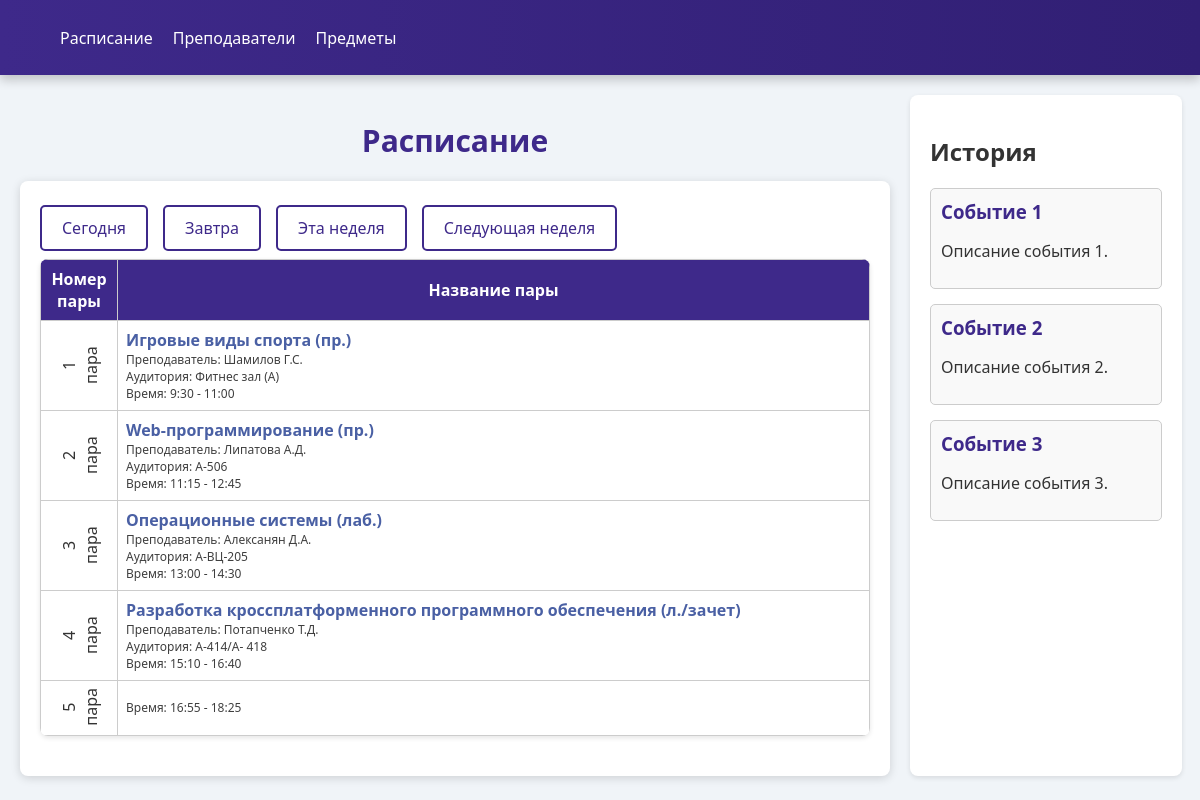
Page /schedule/ on the committed database.
### subjects/models.py (models this page shows)
class Subject(models.Model):
    name = models.CharField(
        max_length=CHAR_FIELD_MAX_LENGTH,
        verbose_name='Название')
    class Meta:
        verbose_name = 'Предмет'
        verbose_name_plural = 'Предметы'
        constraints = [
            models.UniqueConstraint(
                fields=["name"], name="unique_subject_name"
            )
        ]

### schedule/models.py (models this page shows, shortened)
class Schedule(models.Model):
    teacher = models.ForeignKey(Teacher,
        null=True,
        on_delete=models.SET_NULL,
        related_name='schedules'
        )
    type = models.CharField(
        verbose_name="Тип заниятия",
        null=True,
        max_length=CHAR_FIELD_MAX_LENGTH
    )
    group = models.ForeignKey(Group,
        on_delete=models.CASCADE,
        related_name='schedules'
        )
    subject = models.ForeignKey(Subject,
        null=True,
        on_delete=models.SET_NULL,
        related_name='schedules'
        )
    classroom = models.CharField(
        null=True,
        max_length=CHAR_FIELD_MAX_LENGTH,
        verbose_name="Аудитория",
        )
    week_type = models.CharField(
        verbose_name="Вид недели",
        choices=WeekType.choices,
        default=WeekType.UNEVEN,
        max_length=CHAR_FIELD_MAX_LENGTH
    )
    week_day = models.CharField(
        verbose_name="День недели",
        choices=Week.choices,
        default=Week.MONDAY,
        max_length=CHAR_FIELD_MAX_LENGTH
    )
    order = models.CharField(
        verbose_name="Какая пара",
        choices=Order.choices,
        default=Order.FIRST,
        max_length=CHAR_FIELD_MAX_LENGTH
    )
    class Meta:
        verbose_name = 'Расписание'
        verbose_name_plural = 'Расписании'
        constraints = [
            models.UniqueConstraint(
                fields=["group", "order", "week_day", "week_type"],
                name="one_per_group"
            )
        ]

class Teacher(models.Model):
    first_name = models.CharField(
        max_length=CHAR_FIELD_MAX_LENGTH,
        verbose_name='Имя')
    last_name = models.CharField(
        max_length=CHAR_FIELD_MAX_LENGTH,
        verbose_name='Фамилия')
    patronimic = models.CharField(
        max_length=CHAR_FIELD_MAX_LENGTH,
        verbose_name='Отчество')
    bio = models.TextField(
        verbose_name='Текст')
    class Meta:
        verbose_name = 'Преподаватель'
        verbose_name_plural = 'Преподаватели'

### schedule/views.py (the view)
# urls.py: path('schedule/', include('schedule.urls', namespace='schedule')),
def schedule(request):
    template = 'schedule/schedule.html'
    today = datetime.datetime.now()
    lessons = []
    day = 3
    day_schedule = Schedule.objects.filter(group__name='БФИ2202', week_type='even', week_day=day)
    for i in range(1,6):
        try:
            lesson = day_schedule.filter(order=i).first()
            lessons.append({
                'order': i,
                'time': TIME[i-1],
                'teacher': lesson.teacher.last_name,
                'classroom': lesson.classroom,
                'type': lesson.type,
                'subject': lesson.subject.name})
        except:
            lessons.append({
                'order': i,
                'time': TIME[i-1],
                'subject': ''})
    context = {'lessons': lessons}
    return render(request, template, context)

### templates/schedule/schedule.html (shortened to what this page needs)
{% extends "base.html" %}
{% load static %}
{% block css %}
    <link rel="stylesheet" type="text/css" href="{% static 'css/schedule.css' %}">
{% endblock %}
{% block content %}
        <section class="schedule">
            <h2 class="schedule-title">Расписание</h2>
            <div class="schedule-container">
                <nav class="schedule-nav">
                    <ul>
                        <li><a href="#today">Сегодня</a></li>
                        <li><a href="#tomorrow">Завтра</a></li>
                        <li><a href="#">Эта неделя</a></li>
                        <li><a href="#">Следующая неделя</a></li>
                    </ul>
                </nav>
                <table>
                    <thead>
                        <tr>
                            <th class="number-header">Номер пары</th>
                            <th>Название пары</th>
                        </tr>
                    </thead>
                    <tbody>
                        {%for lesson in lessons%}
                        <tr>
                            <td class="number-cell">{{lesson.order}}<br>пара</td>
                            <td>
                                {%if lesson.subject and lesson.type != "зачет"%}
                                <div class="pair-title">{{lesson.subject}}({{lesson.type}})</div>
                                {%endif%}
                                <div class="pair-info">
                                    {%if lesson.subject and lesson.type != "зачет"%}
                                    Преподаватель: {{lesson.teacher}}
                                    <br>Аудитория: {{lesson.classroom}}<br>
                                    {%endif%}
                                    Время: {{lesson.time}}
                                </div>
                            </td>
                        </tr>
                        {% endfor %}
                    </tbody>
                </table>
            </div>
        </section>
        <aside class="history">
            <h2>История</h2>
            <div class="history-item">
                <h3>Событие 1</h3>
                <p>Описание события 1.</p>
            </div>
            <div class="history-item">
                <h3>Событие 2</h3>
                <p>Описание события 2.</p>
            </div>
            <div class="history-item">
                <h3>Событие 3</h3>
                <p>Описание события 3.</p>
            </div>
        </aside>
{% endblock %}

### templates/base.html (shortened to what this page needs)
{% load static %}
<!DOCTYPE html>
<html lang="ru">
<head>
    {% block css %}{% endblock %}
</head>
<body>
  {% include "includes/header.html" %}
    <main>
      {% block content %}{% endblock %}
    </main>
</body>
</html>

### templates/includes/header.html (shortened to what this page needs)
{% load static %}
<header>
  <div class="header-container">
      <nav class="nav">
          <ul>
              <li><a href="schedule.html">Расписание</a></li>
              <li><a href="teachers.html">Преподаватели</a></li>
              <li><a href="subject.html" class="active">Предметы</a></li>
          </ul>
      </nav>
  </div>
</header>

### static_dev/css/schedule.css (style rules this page uses)
body { font-family: 'Segoe UI', Tahoma, Geneva, Verdana, sans-serif; margin: 0; padding: 0; background-color: #f0f4f8; color: #333; }
header { background: linear-gradient(90deg, #3e298a, #311f74); box-shadow: 0 5px 10px rgba(0, 0, 0, 0.2); height: 75px; display: flex; align-items: center; }
.header-container { display: flex; justify-content: space-between; width: 100%; padding: 0 20px; }
.nav ul { display: flex; gap: 20px; }
.nav ul li { list-style: none; }
.nav a { color: white; text-decoration: none; transition: color 0.3s; }
main { display: flex; padding: 20px; }
.schedule { flex: 0 0 75%; margin-right: 20px; }
.schedule-title { font-size: 30px; font-weight: bold; color: #3e298a; margin-bottom: 20px; text-align: center; }
.schedule-container { background-color: #fff; border-radius: 8px; padding: 20px; box-shadow: 0 2px 10px rgba(0, 0, 0, 0.15); }
.schedule-nav ul { display: flex; gap: 15px; margin-bottom: 20px; list-style-type: none; padding: 0; }
.schedule-nav a { text-decoration: none; color: #3e298a; background-color: white; border: 2px solid #3e298a; padding: 10px 20px; border-radius: 5px; transition: background-color 0.3s, color 0.3s; }
table { width: 100%; margin: 20px 0; border-collapse: collapse; box-shadow: 0 2px 5px rgba(0, 0, 0, 0.1); border-radius: 8px; overflow: hidden; }
th, td { padding: 8px; text-align: left; border: 1px solid #ccc; transition: background-color 0.3s; vertical-align: middle; }
th { background-color: #3e298a; color: white; font-weight: bold; text-align: center; }
.number-header { width: 60px; text-align: center; }
.number-cell { writing-mode: vertical-rl; transform: rotate(180deg); text-align: center; vertical-align: middle; font-size: 16px; }
td { font-size: 14px; color: #333; }
td .pair-title { font-size: 16px; font-weight: bold; color: #4a60a4; }
td .pair-info { font-size: 12px; color: #3f3f3f; display: flex; flex-direction: column; justify-content: center; }
tbody tr { transition: transform 0.2s; }
.history { flex: 0 0 20%; background-color: #fff; border-radius: 8px; padding: 20px; box-shadow: 0 2px 5px rgba(0, 0, 0, 0.1); }
.history-item { background-color: #f9f9f9; border: 1px solid #ccc; border-radius: 5px; padding: 10px; margin-bottom: 15px; }
.history-item h3 { margin: 0 0 10px; color: #3e298a; }

### rows in the picture
Subject: subject "Игровые виды спорта"
Schedule: type "пр.", classroom "Фитнес зал (А)"
Teacher: teacher "Шамилов Г.С."
Subject: subject "Web-программирование"
Schedule: type "пр.", classroom "А-506"
Teacher: teacher "Липатова А.Д."
Subject: subject "Операционные системы"
Schedule: type "лаб.", classroom "А-ВЦ-205"
Teacher: teacher "Алексанян Д.А."
Subject: subject "Разработка кроссплатформенного программного обеспечения"
Schedule: type "л./зачет", classroom "А-414/А- 418"
Teacher: teacher "Потапченко Т.Д."

### other values in the picture
{{ lesson.order }} "1" "2" "3" "4" "5"
{{ lesson.time }} "9:30 - 11:00" "11:15 - 12:45" "13:00 - 14:30" "15:10 - 16:40" "16:55 - 18:25"
